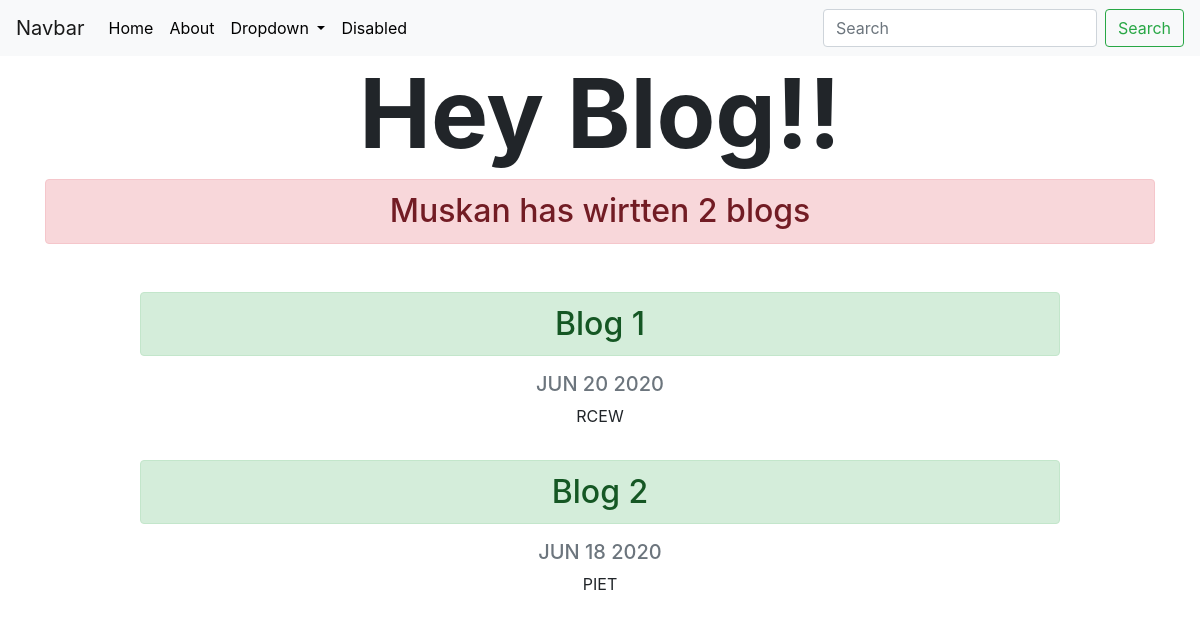
Screenshot of /blog/ with the database file from the repository.
### blog/models.py (models this page shows, shortened)
class  Blog(models.Model):
    title=models.CharField(max_length=200)
    description =models.TextField()
    date=models.DateField()

### blog/views.py (the view)
# urls.py: path('',views.all_blogs,name='all_blogs'),
def all_blogs(request):
    blogs=Blog.objects.all()
    return render(request,'blog/all_blogs.html',{'blogs':blogs})

### blog/templates/blog/all_blogs.html (shortened to what this page needs)
{% extends 'portfolio/base.html' %}
{% block content %}
<link rel="stylesheet" href="https://stackpath.bootstrapcdn.com/bootstrap/4.5.0/css/bootstrap.min.css">
<div class="container text-center">
<h1  id="blogtitle" class="font-weight-bold text-center " >Hey Blog!!</h1>
<h2 class="text-center mb-5 alert alert-danger">Muskan has wirtten {{blogs.count}} blog{{ blogs.count|pluralize}}
</h2>
{% for blog in blogs %}
<div class="row justify-content-center my-3">
    <div class="col-md-10">
        <a href="{% url 'blog:detail' blog.id   %}">
            <h2 class="alert alert-success">{{  blog.title  }}</h2>
        </a>
 <h5 class="text-muted">{{ blog.date|date:'M d Y'|upper }}</h5>
<p>{{  blog.description|striptags|truncatechars:100  }}</p>
</div>
</div>
{%  endfor  %}
{%  endblock %}

### portfolio/static/portfolio/custom.css (style rules this page uses)
body { font-family: 'Lato', sans-serif; }
#blogtitle { font-size: 6rem; }

### rows the page displays
Blog: title "Blog 1", date "JUN 20 2020", description "RCEW"
Blog: title "Blog 2", date "JUN 18 2020", description "PIET"

### other values shown
{{ blogs.count }} "2"
